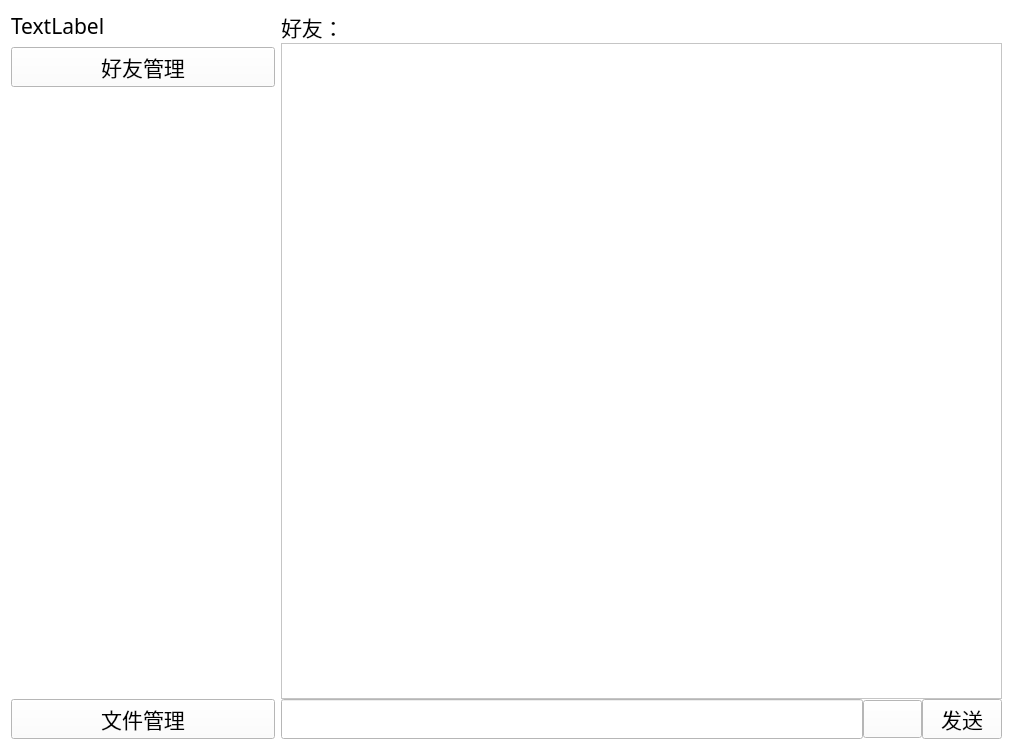
<?xml version="1.0" encoding="UTF-8"?>
<ui version="4.0">
 <class>Index</class>
 <widget class="QWidget" name="Index">
  <property name="geometry">
   <rect>
    <x>0</x>
    <y>0</y>
    <width>1013</width>
    <height>750</height>
   </rect>
  </property>
  <property name="windowTitle">
   <string>Chat</string>
  </property>
  <property name="styleSheet">
   <string notr="true">background:rgb(255, 255, 255)</string>
  </property>
  <layout class="QHBoxLayout" name="horizontalLayout_3">
   <item>
    <layout class="QVBoxLayout" name="verticalLayout">
     <item>
      <widget class="QLabel" name="PicLB">
       <property name="font">
        <font>
         <family>Agency FB</family>
         <pointsize>16</pointsize>
        </font>
       </property>
       <property name="text">
        <string>TextLabel</string>
       </property>
      </widget>
     </item>
     <item>
      <widget class="QPushButton" name="friendCon">
       <property name="font">
        <font>
         <family>Agency FB</family>
         <pointsize>16</pointsize>
        </font>
       </property>
       <property name="text">
        <string>好友管理</string>
       </property>
      </widget>
     </item>
     <item>
      <widget class="QListWidget" name="listWidget">
       <property name="styleSheet">
        <string notr="true">QListWidget { border: none; }
QListWidget::verticalScrollBar { width: 0px; }</string>
       </property>
      </widget>
     </item>
     <item>
      <widget class="QPushButton" name="FilePB">
       <property name="font">
        <font>
         <family>Agency FB</family>
         <pointsize>16</pointsize>
        </font>
       </property>
       <property name="text">
        <string>文件管理</string>
       </property>
      </widget>
     </item>
    </layout>
   </item>
   <item>
    <layout class="QVBoxLayout" name="verticalLayout_2">
     <property name="spacing">
      <number>0</number>
     </property>
     <item>
      <layout class="QHBoxLayout" name="horizontalLayout">
       <item>
        <widget class="QLabel" name="whoLB">
         <property name="font">
          <font>
           <family>Agency FB</family>
           <pointsize>16</pointsize>
          </font>
         </property>
         <property name="text">
          <string>&lt;html&gt;&lt;head/&gt;&lt;body&gt;&lt;p&gt;好友：&lt;/p&gt;&lt;/body&gt;&lt;/html&gt;</string>
         </property>
        </widget>
       </item>
       <item>
        <spacer name="horizontalSpacer">
         <property name="orientation">
          <enum>Qt::Horizontal</enum>
         </property>
         <property name="sizeHint" stdset="0">
          <size>
           <width>658</width>
           <height>20</height>
          </size>
         </property>
        </spacer>
       </item>
      </layout>
     </item>
     <item>
      <widget class="QTextEdit" name="Messagebox">
       <property name="enabled">
        <bool>true</bool>
       </property>
       <property name="font">
        <font>
         <family>Agency FB</family>
         <pointsize>16</pointsize>
        </font>
       </property>
       <property name="styleSheet">
        <string notr="true"/>
       </property>
       <property name="readOnly">
        <bool>true</bool>
       </property>
      </widget>
     </item>
     <item>
      <layout class="QHBoxLayout" name="horizontalLayout_2">
       <property name="spacing">
        <number>0</number>
       </property>
       <item>
        <widget class="QLineEdit" name="MessageEdit">
         <property name="enabled">
          <bool>true</bool>
         </property>
         <property name="sizePolicy">
          <sizepolicy hsizetype="Expanding" vsizetype="Ignored">
           <horstretch>0</horstretch>
           <verstretch>0</verstretch>
          </sizepolicy>
         </property>
        </widget>
       </item>
       <item>
        <widget class="QPushButton" name="PhotoPB">
         <property name="font">
          <font>
           <family>Agency FB</family>
           <pointsize>16</pointsize>
          </font>
         </property>
         <property name="styleSheet">
          <string notr="true">image: url(:/new/sendPic.png);</string>
         </property>
         <property name="text">
          <string/>
         </property>
        </widget>
       </item>
       <item>
        <widget class="QPushButton" name="sendPB">
         <property name="enabled">
          <bool>true</bool>
         </property>
         <property name="sizePolicy">
          <sizepolicy hsizetype="Minimum" vsizetype="Fixed">
           <horstretch>0</horstretch>
           <verstretch>0</verstretch>
          </sizepolicy>
         </property>
         <property name="font">
          <font>
           <family>Agency FB</family>
           <pointsize>16</pointsize>
          </font>
         </property>
         <property name="text">
          <string>发送</string>
         </property>
        </widget>
       </item>
      </layout>
     </item>
    </layout>
   </item>
  </layout>
 </widget>
 <resources/>
 <connections/>
</ui>
